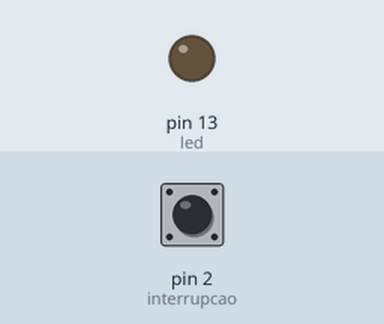
This sketch was run on a simulated Arduino Uno, built with avr-gcc and run on an emulated ATmega328P. Parts: output pins drawn as LEDs (lit = HIGH). The test bench sets the inputs (shaded band); at power-on: pin 2 (interrupcao) HIGH. Sleep ends after the set time or at an interrupt.

Above: at 3.4 s.
3.5 s: pin 2 (interrupcao) pulled LOW for 3.2 s
At 4.5 s:
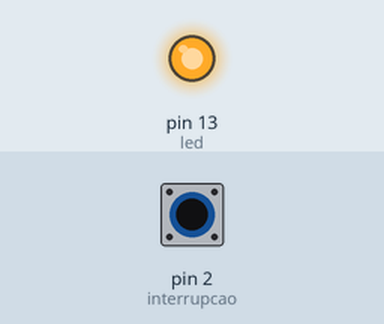
9.7 s: pin 2 (interrupcao) pulled LOW for 0.15 s
At 12.0 s:
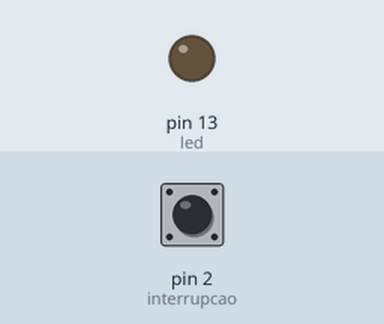
12.8 s: pin 2 (interrupcao) pulled LOW for 1 s
At 14.0 s:
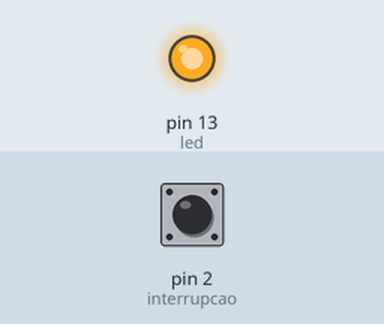
Timing chart, 0 to 16.3 s (numbered marks = the images above; inputs shaded):
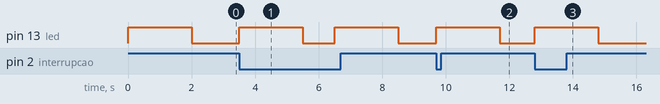

Measured:
- after the input at 3.5 s, pin 13 (led): alternates HIGH for 2.0 s and LOW for 1.0 s, starting at once
- after the input at 9.7 s, pin 13 (led): LOW → HIGH at once, → LOW 2.0 s later
- after the input at 12.8 s, pin 13 (led): LOW → HIGH at once, → LOW 2.0 s later

The sketch:

Sleep_Mode.ino
```cpp
#include <avr/sleep.h>

#define interrupcao 2
#define led 13

void setup()
{
  // Define o pino 2 como entrada e ativa o resistor de pull-up
  pinMode(interrupcao, INPUT_PULLUP);

  // Define o LED como saida
  pinMode(led, OUTPUT);
}


void loop()
{
  // Código do blink
  digitalWrite(led, HIGH);
  delay(2000);
  digitalWrite(led, LOW);
  delay(1000);

  // Manda o Arduino dormir
  dormir();
}


void acordar(){
  // Desabilita o sleep
  sleep_disable();

  // Desabilita a interrupção
  detachInterrupt(0);
}


void dormir(){
    // Define o modo de sleep
    set_sleep_mode(SLEEP_MODE_PWR_DOWN);

    // Habilita o sleep
    sleep_enable();

    // Cria a interrupção com a função auxiliar acordar
    attachInterrupt(digitalPinToInterrupt(interrupcao), acordar, LOW);

    // Manda o Arduino dormir
    sleep_cpu();
}
```
